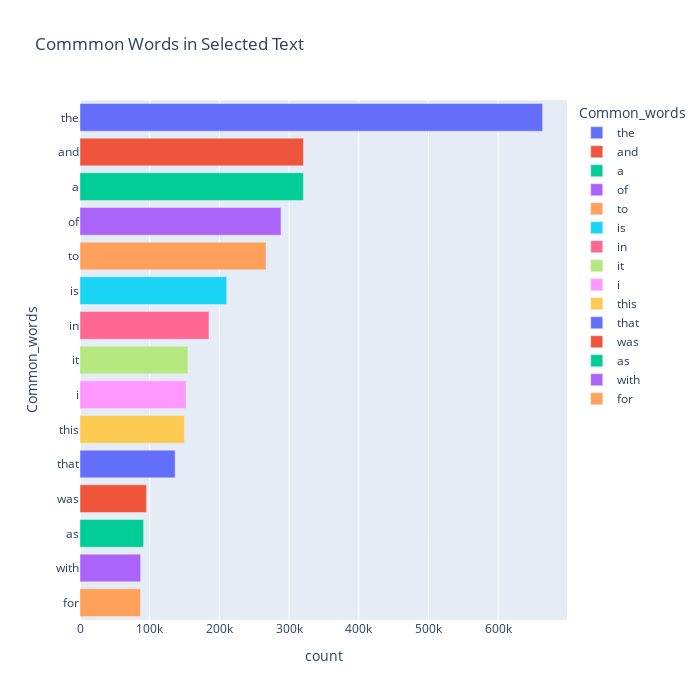

Write notebook code for a chart like this one.
### Code cell
import plotly.express as px

fig = px.bar(temp, x="count", y="Common_words", title='Commmon Words in Selected Text', orientation='h', 
             width=700, height=700,color='Common_words')
fig.show()

### Figure 1 — Plotly figure (JSON) as saved in the notebook; plotly's stock layout.template omitted (floating-point values rounded to 4 significant figures)
{"data": [{"alignmentgroup": "True", "hovertemplate": "Common_words=%{y}<br>count=%{x}<extra></extra>", "legendgroup": "the", "marker": {"color": "#636efa"}, "name": "the", "offsetgroup": "the", "orientation": "h", "showlegend": true, "textposition": "auto", "type": "bar", "x": [663856], "xaxis": "x", "y": ["the"], "yaxis": "y"}, {"alignmentgroup": "True", "hovertemplate": "Common_words=%{y}<br>count=%{x}<extra></extra>", "legendgroup": "and", "marker": {"color": "#EF553B"}, "name": "and", "offsetgroup": "and", "orientation": "h", "showlegend": true, "textposition": "auto", "type": "bar", "x": [320701], "xaxis": "x", "y": ["and"], "yaxis": "y"}, {"alignmentgroup": "True", "hovertemplate": "Common_words=%{y}<br>count=%{x}<extra></extra>", "legendgroup": "a", "marker": {"color": "#00cc96"}, "name": "a", "offsetgroup": "a", "orientation": "h", "showlegend": true, "textposition": "auto", "type": "bar", "x": [320554], "xaxis": "x", "y": ["a"], "yaxis": "y"}, {"alignmentgroup": "True", "hovertemplate": "Common_words=%{y}<br>count=%{x}<extra></extra>", "legendgroup": "of", "marker": {"color": "#ab63fa"}, "name": "of", "offsetgroup": "of", "orientation": "h", "showlegend": true, "textposition": "auto", "type": "bar", "x": [288463], "xaxis": "x", "y": ["of"], "yaxis": "y"}, {"alignmentgroup": "True", "hovertemplate": "Common_words=%{y}<br>count=%{x}<extra></extra>", "legendgroup": "to", "marker": {"color": "#FFA15A"}, "name": "to", "offsetgroup": "to", "orientation": "h", "showlegend": true, "textposition": "auto", "type": "bar", "x": [266912], "xaxis": "x", "y": ["to"], "yaxis": "y"}, {"alignmentgroup": "True", "hovertemplate": "Common_words=%{y}<br>count=%{x}<extra></extra>", "legendgroup": "is", "marker": {"color": "#19d3f3"}, "name": "is", "offsetgroup": "is", "orientation": "h", "showlegend": true, "textposition": "auto", "type": "bar", "x": [210506], "xaxis": "x", "y": ["is"], "yaxis": "y"}, {"alignmentgroup": "True", "hovertemplate": "Common_words=%{y}<br>count=%{x}<extra></extra>", "legendgroup": "in", "marker": {"color": "#FF6692"}, "name": "in", "offsetgroup": "in", "orientation": "h", "showlegend": true, "textposition": "auto", "type": "bar", "x": [185047], "xaxis": "x", "y": ["in"], "yaxis": "y"}, {"alignmentgroup": "True", "hovertemplate": "Common_words=%{y}<br>count=%{x}<extra></extra>", "legendgroup": "it", "marker": {"color": "#B6E880"}, "name": "it", "offsetgroup": "it", "orientation": "h", "showlegend": true, "textposition": "auto", "type": "bar", "x": [154901], "xaxis": "x", "y": ["it"], "yaxis": "y"}, {"alignmentgroup": "True", "hovertemplate": "Common_words=%{y}<br>count=%{x}<extra></extra>", "legendgroup": "i", "marker": {"color": "#FF97FF"}, "name": "i", "offsetgroup": "i", "orientation": "h", "showlegend": true, "textposition": "auto", "type": "bar", "x": [152098], "xaxis": "x", "y": ["i"], "yaxis": "y"}, {"alignmentgroup": "True", "hovertemplate": "Common_words=%{y}<br>count=%{x}<extra></extra>", "legendgroup": "this", "marker": {"color": "#FECB52"}, "name": "this", "offsetgroup": "this", "orientation": "h", "showlegend": true, "textposition": "auto", "type": "bar", "x": [149895], "xaxis": "x", "y": ["this"], "yaxis": "y"}, {"alignmentgroup": "True", "hovertemplate": "Common_words=%{y}<br>count=%{x}<extra></extra>", "legendgroup": "that", "marker": {"color": "#636efa"}, "name": "that", "offsetgroup": "that", "orientation": "h", "showlegend": true, "textposition": "auto", "type": "bar", "x": [136526], "xaxis": "x", "y": ["that"], "yaxis": "y"}, {"alignmentgroup": "True", "hovertemplate": "Common_words=%{y}<br>count=%{x}<extra></extra>", "legendgroup": "was", "marker": {"color": "#EF553B"}, "name": "was", "offsetgroup": "was", "orientation": "h", "showlegend": true, "textposition": "auto", "type": "bar", "x": [95404], "xaxis": "x", "y": ["was"], "yaxis": "y"}, {"alignmentgroup": "True", "hovertemplate": "Common_words=%{y}<br>count=%{x}<extra></extra>", "legendgroup": "as", "marker": {"color": "#00cc96"}, "name": "as", "offsetgroup": "as", "orientation": "h", "showlegend": true, "textposition": "auto", "type": "bar", "x": [91237], "xaxis": "x", "y": ["as"], "yaxis": "y"}, {"alignmentgroup": "True", "hovertemplate": "Common_words=%{y}<br>count=%{x}<extra></extra>", "legendgroup": "with", "marker": {"color": "#ab63fa"}, "name": "with", "offsetgroup": "with", "orientation": "h", "showlegend": true, "textposition": "auto", "type": "bar", "x": [86998], "xaxis": "x", "y": ["with"], "yaxis": "y"}, {"alignmentgroup": "True", "hovertemplate": "Common_words=%{y}<br>count=%{x}<extra></extra>", "legendgroup": "for", "marker": {"color": "#FFA15A"}, "name": "for", "offsetgroup": "for", "orientation": "h", "showlegend": true, "textposition": "auto", "type": "bar", "x": [86829], "xaxis": "x", "y": ["for"], "yaxis": "y"}], "layout": {"barmode": "relative", "height": 700, "legend": {"title": {"text": "Common_words"}, "tracegroupgap": 0}, "title": {"text": "Commmon Words in Selected Text"}, "width": 700, "xaxis": {"anchor": "y", "domain": [0, 1], "title": {"text": "count"}}, "yaxis": {"anchor": "x", "categoryarray": ["for", "with", "as", "was", "that", "this", "i", "it", "in", "is", "to", "of", "a", "and", "the"], "categoryorder": "array", "domain": [0, 1], "title": {"text": "Common_words"}}}}
